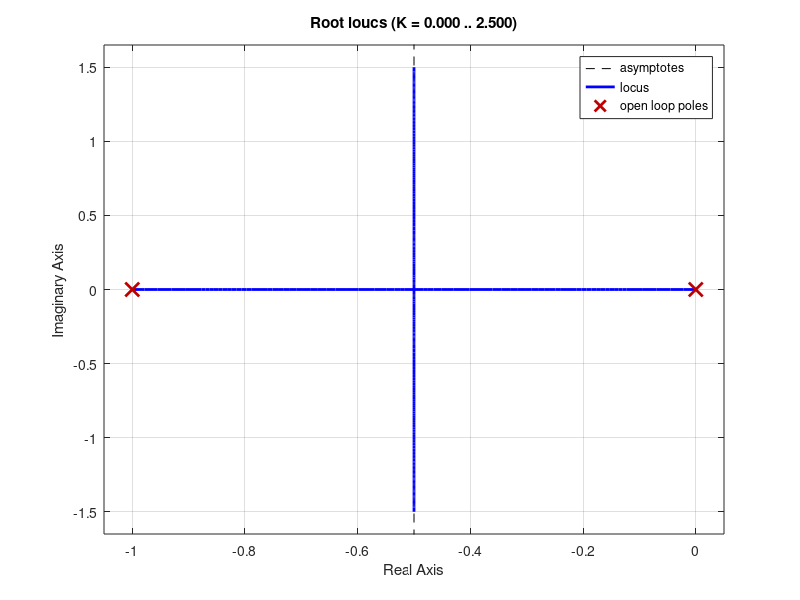

MATLAB code to generate this figure: (Note: this script raises an error after producing the figure.)
%% Cold storage unit - Control Design
% Cold storage unit from Chapter 1:
% 
% $$\frac{dT}{dt} = -h(T - T_a) - P$$
% 
% where P >= 0 is the cooling power. More cooling lowers the temperature, so 
% by convention (and without loss of generality) we take as input u = -P. Then
% 
% $$\frac{dT}{dt} = -h(T - T_a) + u$$
% 
% and, with h = 1 and T_a = 15, the transfer function from u to T is 
% G(s) = 1/(s+1), with a positive gain. The ambient temperature acts as a 
% constant disturbance. The cooling power applied by the AC is P = -u.

clear all
close all

h = 1;              % heat transfer constant [1/s]
s = tf('s');

G = 1/(s + h);
%% 
% In Chapter 1 we used the integral controller
% 
% $$u(t) = \int_0^t (r - T(\tau))\,d\tau, \qquad C(s) = \frac{1}{s}$$
% 
% i.e., P(t) = -u(t) = \int_0^t (T(\tau) - r)\,d\tau.

C = 1/s;
rlocus(C*G);
%% 
% With gain 1 the closed loop poles are at -0.5 +/- 0.87j:

pzplot(minreal(C*G/(1+C*G)));
step(minreal(C*G/(1+C*G)));
%% 
% The integrator gives zero steady state error, even when the ambient 
% temperature changes. To make the response faster and remove the overshoot, 
% we use a PI controller whose zero cancels the pole of G:
% 
% $$C(s) = K\frac{s+1}{s}$$
% 
% Then L(s) = K/s and the closed loop pole is at -K.

C = (s + 1)/s;
rlocus(C*G);
%% 
% With K = 2 the closed loop pole is at -2:

C = 2*C;
pzplot(minreal(C*G/(1+C*G)));
step(minreal(C*G/(1+C*G)));
%% 
% Note that the AC can only cool (P >= 0, i.e., u <= 0): it cannot heat the 
% room if the temperature drops below the target.
% 
% To try this controller in CS_Realtime_Demo, type this in its C(s) box
% 
%   2*(s+1)/s

[numC, denC] = tfdata(C, 'v')
